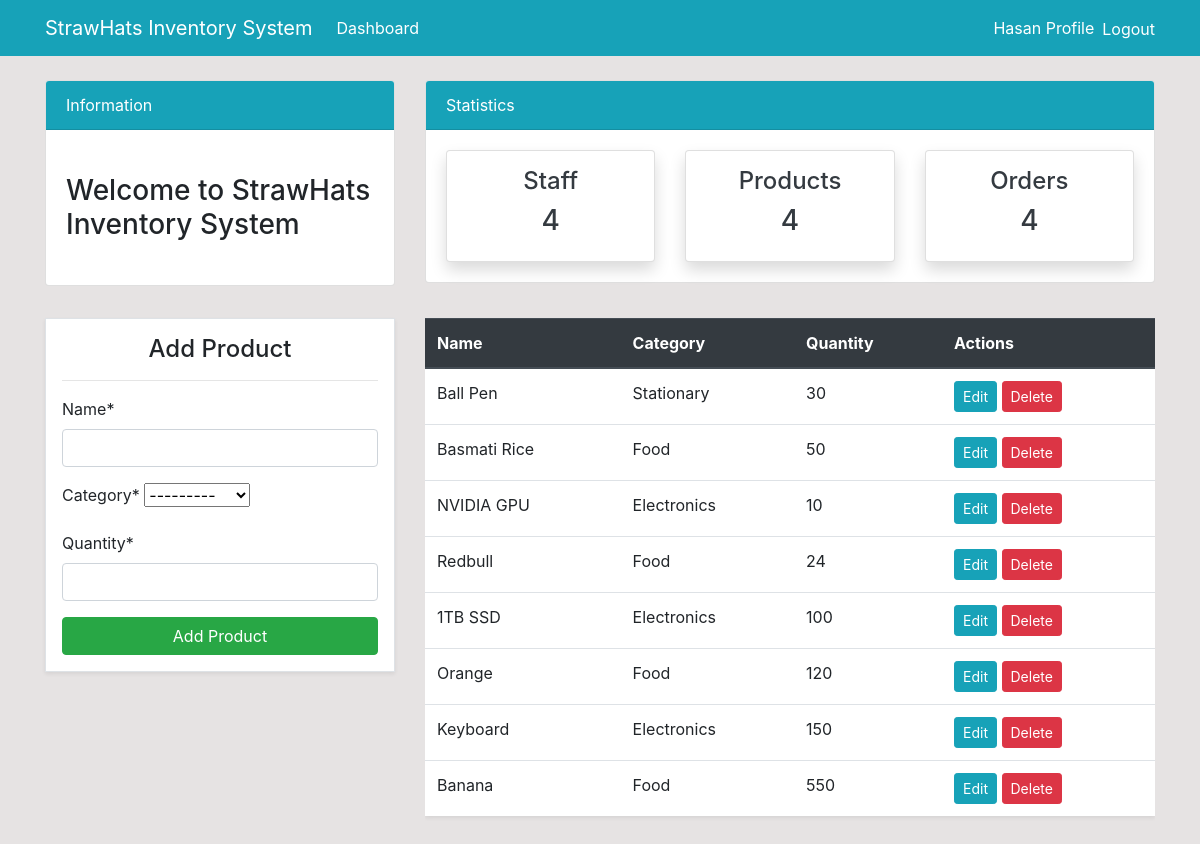
Page /product/ (signed in) on the committed database.
### dashboard/models.py (models this page shows, shortened)
class Product(models.Model):
    name = models.CharField(max_length=100, null=True)
    category=models.CharField(max_length=20, choices=CATEGORY, null=True)
    quantity=models.PositiveIntegerField(null=True)
    class Meta:
        verbose_name_plural = 'Product'

### dashboard/views.py (the view)
# urls.py: path('product/', views.product, name='dashboard-product'),
@login_required
def product(request):
    products = Product.objects.all()
    if request.method == 'POST':
        form = ProductForm(request.POST)
        if form.is_valid():
            product = form.save()
            product_name = product.name
            messages.success(request, f'Product "{product_name}" has been successfully added!')
            return redirect('dashboard-product')
        else:
            messages.error(request, 'Failed to add the product. Please check the form for errors.')
    else:
        form = ProductForm()
    if not products.exists():
        messages.info(request, 'No products are currently available. Start by adding a new product!')
    context = {
        'items': products,
        'form': form,
    }
    return render(request, 'dashboard/product.html', context)

### dashboard/forms.py
class ProductForm(forms.ModelForm):
    class Meta:
        model = Product
        fields = ['name', 'category', 'quantity']

### templates/dashboard/product.html (shortened to what this page needs)
{% extends 'partials/base.html' %}
{% load crispy_forms_tags %}
{% block content %}
{% include 'partials/topnav.html' %}
<div class="container">
    <div class="row my-4">
        <div class="col-md-4">
            <div class="border bg-white p-3 shadow-sm">
                <h4 class="text-center">Add Product</h4>
                <hr>
                <form method="POST">
                    {{ form|crispy }}
                    <button class="btn btn-success w-100" type="submit">Add Product</button>
                </form>
            </div>
        </div>
        <div class="col-md-8">
            <div class="table-responsive">
                <table class="table table-hover bg-white shadow-sm">
                    <thead class="thead-dark">
                        <tr>
                            <th scope="col">Name</th>
                            <th scope="col">Category</th>
                            <th scope="col">Quantity</th>
                            <th scope="col">Actions</th>
                        </tr>
                    </thead>
                    <tbody>
                        {% if items %}
                        {% for item in items %}
                        <tr>
                            <td>{{ item.name }}</td>
                            <td>{{ item.category }}</td>
                            <td>{{ item.quantity }}</td>
                            <td>
                                <a class="btn btn-info btn-sm" href="{% url 'dashboard-product-update' item.id %}">Edit</a>
                                <a class="btn btn-danger btn-sm" href="{% url 'dashboard-product-delete' item.id %}">Delete</a>
                            </td>
                        </tr>
                        {% endfor %}
                        {% else %}
                        <tr>
                            <td colspan="4" class="text-center text-muted">No products found. Add a product to get started!</td>
                        </tr>
                        {% endif %}
                    </tbody>
                </table>
            </div>
        </div>
    </div>
</div>
{% endblock %}

### templates/partials/nav.html (shortened to what this page needs)
<nav class="navbar navbar-expand-lg navbar-info bg-info">
    <div class="container">
        <a class="navbar-brand text-white" href="{% url 'dashboard-index' %}">StrawHats Inventory System</a>
        <div class="collapse navbar-collapse" id="navbarSupportedContent">
            {% if user.is_authenticated %}
            <ul class="navbar-nav mr-auto">
                <li class="nav-item d-flex align-items-center">
                    <a class="nav-link text-white" href="{% url 'dashboard-index' %}">Dashboard </a>
                </li>
            </ul>
            <ul class="navbar-nav ml-auto">
                <li class="nav-item d-flex align-items-center">
                    <a class="nav-link text-white" href="{% url 'user-profile' %}">{{ user.username}} Profile </a>
                </li>
                <li class="nav-item d-flex align-items-center">
                    <form method="post" action="{% url 'user-logout' %}" class="d-inline">
                        <button type="submit" class="btn btn-link text-white" style="padding: 0; background: none; border: none; margin: 0;">
                            Logout
                        </button>
                    </form>
                </li>
            </ul>
            {% endif %}
        </div>
    </div>
</nav>

### static/style.css (style rules this page uses)
body { background: rgb(230, 227, 227); }

### rows in the picture
Product: name "Ball Pen", category "Stationary", quantity "30"
Product: name "Basmati Rice", category "Food", quantity "50"
Product: name "NVIDIA GPU", category "Electronics", quantity "10"
Product: name "Redbull", category "Food", quantity "24"
Product: name "1TB SSD", category "Electronics", quantity "100"
Product: name "Orange", category "Food", quantity "120"
Product: name "Keyboard", category "Electronics", quantity "150"
Product: name "Banana", category "Food", quantity "550"

### other values in the picture
{{ user.username }} "Hasan"
